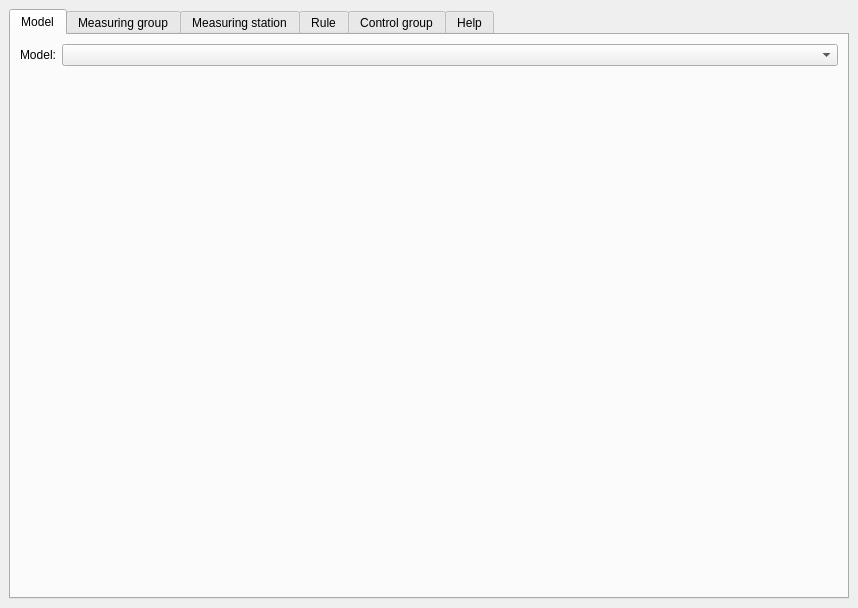
<?xml version="1.0" encoding="UTF-8"?>
<ui version="4.0">
 <class>DockWidget</class>
 <widget class="QDockWidget" name="DockWidget">
  <property name="geometry">
   <rect>
    <x>0</x>
    <y>0</y>
    <width>858</width>
    <height>608</height>
   </rect>
  </property>
  <property name="windowTitle">
   <string>Control structures</string>
  </property>
  <widget class="QWidget" name="dockWidgetContents">
   <layout class="QGridLayout" name="gridLayout">
    <item row="0" column="0">
     <widget class="QTabWidget" name="tabWidget">
      <property name="currentIndex">
       <number>0</number>
      </property>
      <widget class="QWidget" name="tab_model">
       <attribute name="title">
        <string>Model</string>
       </attribute>
       <layout class="QFormLayout" name="formLayout">
        <item row="0" column="0">
         <widget class="QLabel" name="label_input_model">
          <property name="text">
           <string>Model:</string>
          </property>
         </widget>
        </item>
        <item row="0" column="1">
         <widget class="QComboBox" name="combobox_input_model"/>
        </item>
       </layout>
      </widget>
      <widget class="QWidget" name="tab_measuring_group">
       <attribute name="title">
        <string>Measuring group</string>
       </attribute>
       <layout class="QGridLayout" name="gridLayout_2">
        <item row="0" column="0">
         <widget class="QPushButton" name="pushbutton_input_measuring_group_new">
          <property name="text">
           <string>New</string>
          </property>
         </widget>
        </item>
        <item row="0" column="2">
         <widget class="QLabel" name="label_input_measuring_group_new">
          <property name="text">
           <string>Create a new set of measuring groups.</string>
          </property>
         </widget>
        </item>
        <item row="1" column="0">
         <widget class="QPushButton" name="pushbutton_input_measuring_group_view">
          <property name="text">
           <string>View</string>
          </property>
         </widget>
        </item>
        <item row="1" column="1">
         <widget class="QComboBox" name="combobox_input_measuring_group_view"/>
        </item>
        <item row="1" column="2">
         <widget class="QLabel" name="label_input_measuring_group_view">
          <property name="text">
           <string>View a measuring group from the database.</string>
          </property>
         </widget>
        </item>
        <item row="2" column="0">
         <widget class="QPushButton" name="pushbutton_input_measuring_group_close_all">
          <property name="text">
           <string>Close all</string>
          </property>
         </widget>
        </item>
        <item row="2" column="2">
         <widget class="QLabel" name="label_input_measuring_group_clear">
          <property name="text">
           <string>Close the tabs.</string>
          </property>
         </widget>
        </item>
        <item row="3" column="0" colspan="3">
         <widget class="QTabWidget" name="tab_measuring_group_view_2">
          <property name="autoFillBackground">
           <bool>false</bool>
          </property>
          <property name="currentIndex">
           <number>-1</number>
          </property>
          <property name="tabsClosable">
           <bool>true</bool>
          </property>
          <property name="movable">
           <bool>true</bool>
          </property>
         </widget>
        </item>
        <item row="4" column="0">
         <widget class="QPushButton" name="pushbutton_input_measuring_group_delete">
          <property name="text">
           <string>Delete</string>
          </property>
         </widget>
        </item>
        <item row="4" column="1">
         <widget class="QComboBox" name="combobox_input_measuring_group_delete"/>
        </item>
        <item row="4" column="2">
         <widget class="QLabel" name="label_input_measuring_group_delete">
          <property name="text">
           <string>Delete a measuring group from the database.</string>
          </property>
         </widget>
        </item>
       </layout>
      </widget>
      <widget class="QWidget" name="tab_measuring_station">
       <attribute name="title">
        <string>Measuring station</string>
       </attribute>
       <layout class="QGridLayout" name="gridLayout_3">
        <item row="0" column="0">
         <widget class="QPushButton" name="pushbutton_input_measuring_point_view_all">
          <property name="text">
           <string>View all</string>
          </property>
         </widget>
        </item>
        <item row="0" column="2">
         <widget class="QLabel" name="label_input_measuring_point_view_all">
          <property name="text">
           <string>View all stations from the database.</string>
          </property>
         </widget>
        </item>
        <item row="1" column="0">
         <widget class="QPushButton" name="pushbutton_input_measuring_point_view">
          <property name="text">
           <string>View</string>
          </property>
         </widget>
        </item>
        <item row="1" column="1">
         <widget class="QComboBox" name="combobox_input_measuring_point_view"/>
        </item>
        <item row="1" column="2">
         <widget class="QLabel" name="label_input_measuring_point_view">
          <property name="text">
           <string>View a station with this id from the database.</string>
          </property>
         </widget>
        </item>
        <item row="2" column="0">
         <widget class="QPushButton" name="pushbutton_input_measuring_point_clear">
          <property name="text">
           <string>Clear all</string>
          </property>
         </widget>
        </item>
        <item row="2" column="2">
         <widget class="QLabel" name="label_input_measuring_point_clear">
          <property name="text">
           <string>Clear the table.</string>
          </property>
         </widget>
        </item>
        <item row="3" column="0" colspan="3">
         <widget class="QTableWidget" name="tablewidget_measuring_point">
          <property name="minimumSize">
           <size>
            <width>0</width>
            <height>0</height>
           </size>
          </property>
          <property name="sizeIncrement">
           <size>
            <width>0</width>
            <height>0</height>
           </size>
          </property>
          <property name="baseSize">
           <size>
            <width>0</width>
            <height>0</height>
           </size>
          </property>
          <property name="editTriggers">
           <set>QAbstractItemView::NoEditTriggers</set>
          </property>
          <column>
           <property name="text">
            <string>id</string>
           </property>
          </column>
          <column>
           <property name="text">
            <string>table</string>
           </property>
          </column>
          <column>
           <property name="text">
            <string>table_id</string>
           </property>
          </column>
         </widget>
        </item>
       </layout>
      </widget>
      <widget class="QWidget" name="tab_rule">
       <attribute name="title">
        <string>Rule</string>
       </attribute>
       <layout class="QGridLayout" name="gridLayout_4">
        <item row="0" column="0">
         <widget class="QPushButton" name="pushbutton_input_rule_new">
          <property name="text">
           <string>New</string>
          </property>
         </widget>
        </item>
        <item row="0" column="1" colspan="2">
         <widget class="QComboBox" name="combobox_input_rule_type_2">
          <item>
           <property name="text">
            <string>table_control</string>
           </property>
          </item>
         </widget>
        </item>
        <item row="0" column="3">
         <widget class="QLabel" name="label_input_rule_new">
          <property name="text">
           <string>Create a new rule.</string>
          </property>
         </widget>
        </item>
        <item row="1" column="0">
         <widget class="QPushButton" name="pushbutton_input_rule_view">
          <property name="text">
           <string>View</string>
          </property>
         </widget>
        </item>
        <item row="1" column="1">
         <widget class="QComboBox" name="combobox_input_rule_type_view">
          <item>
           <property name="text">
            <string>table_control</string>
           </property>
          </item>
         </widget>
        </item>
        <item row="1" column="2">
         <widget class="QComboBox" name="combobox_input_rule_view"/>
        </item>
        <item row="1" column="3">
         <widget class="QLabel" name="label_input_rule_view">
          <property name="text">
           <string>View a table control from the database.</string>
          </property>
         </widget>
        </item>
        <item row="2" column="0">
         <widget class="QPushButton" name="pushbutton_input_rule_close_all">
          <property name="text">
           <string>Close all</string>
          </property>
         </widget>
        </item>
        <item row="2" column="3">
         <widget class="QLabel" name="label_input_rule_clear">
          <property name="text">
           <string>Close the tabs.</string>
          </property>
         </widget>
        </item>
        <item row="3" column="0" colspan="4">
         <widget class="QTabWidget" name="tab_table_control_view">
          <property name="autoFillBackground">
           <bool>false</bool>
          </property>
          <property name="currentIndex">
           <number>-1</number>
          </property>
          <property name="tabsClosable">
           <bool>true</bool>
          </property>
          <property name="movable">
           <bool>true</bool>
          </property>
         </widget>
        </item>
        <item row="4" column="0">
         <widget class="QPushButton" name="pushbutton_input_rule_delete">
          <property name="text">
           <string>Delete</string>
          </property>
         </widget>
        </item>
        <item row="4" column="1">
         <widget class="QComboBox" name="combobox_input_rule_type_delete">
          <item>
           <property name="text">
            <string>table_control</string>
           </property>
          </item>
         </widget>
        </item>
        <item row="4" column="2">
         <widget class="QComboBox" name="combobox_input_rule_delete"/>
        </item>
        <item row="4" column="3">
         <widget class="QLabel" name="label_input_rule_delete">
          <property name="text">
           <string>Delete a rule from the database.</string>
          </property>
         </widget>
        </item>
       </layout>
       <zorder>tab_table_control_view</zorder>
       <zorder>pushbutton_input_rule_new</zorder>
       <zorder>combobox_input_rule_type_2</zorder>
       <zorder>label_input_rule_new</zorder>
       <zorder>pushbutton_input_rule_view</zorder>
       <zorder>label_input_rule_view</zorder>
       <zorder>pushbutton_input_rule_close_all</zorder>
       <zorder>label_input_rule_clear</zorder>
       <zorder>combobox_input_rule_type_view</zorder>
       <zorder>combobox_input_rule_view</zorder>
       <zorder>pushbutton_input_rule_delete</zorder>
       <zorder>combobox_input_rule_delete</zorder>
       <zorder>combobox_input_rule_type_delete</zorder>
       <zorder>label_input_rule_delete</zorder>
      </widget>
      <widget class="QWidget" name="tab_control">
       <attribute name="title">
        <string>Control group</string>
       </attribute>
       <layout class="QGridLayout" name="gridLayout_5">
        <item row="0" column="0">
         <widget class="QPushButton" name="pushbutton_input_control_new">
          <property name="text">
           <string>New</string>
          </property>
         </widget>
        </item>
        <item row="0" column="2">
         <widget class="QLabel" name="label_input_control_new">
          <property name="text">
           <string>Create a new control group.</string>
          </property>
         </widget>
        </item>
        <item row="1" column="0">
         <widget class="QPushButton" name="pusbutton_input_control_view">
          <property name="text">
           <string>View</string>
          </property>
         </widget>
        </item>
        <item row="1" column="1">
         <widget class="QComboBox" name="combobox_input_control_view"/>
        </item>
        <item row="1" column="2">
         <widget class="QLabel" name="label_input_control_view">
          <property name="text">
           <string>View a control group from the database.</string>
          </property>
         </widget>
        </item>
        <item row="2" column="0">
         <widget class="QPushButton" name="pushbutton_control_close_all">
          <property name="text">
           <string>Close all</string>
          </property>
         </widget>
        </item>
        <item row="2" column="2">
         <widget class="QLabel" name="label_input_control_clear">
          <property name="text">
           <string>Close the tabs.</string>
          </property>
         </widget>
        </item>
        <item row="3" column="0" colspan="3">
         <widget class="QTabWidget" name="tab_control_view">
          <property name="autoFillBackground">
           <bool>false</bool>
          </property>
          <property name="currentIndex">
           <number>-1</number>
          </property>
          <property name="tabsClosable">
           <bool>true</bool>
          </property>
          <property name="movable">
           <bool>true</bool>
          </property>
         </widget>
        </item>
        <item row="4" column="0">
         <widget class="QPushButton" name="pushbutton_control_delete">
          <property name="text">
           <string>Delete</string>
          </property>
         </widget>
        </item>
        <item row="4" column="1">
         <widget class="QComboBox" name="combobox_input_control_delete"/>
        </item>
        <item row="4" column="2">
         <widget class="QLabel" name="label_input_control_group_delete">
          <property name="text">
           <string>Delete a control group from the database.</string>
          </property>
         </widget>
        </item>
       </layout>
       <zorder>tab_control_view</zorder>
       <zorder>pushbutton_input_control_new</zorder>
       <zorder>pusbutton_input_control_view</zorder>
       <zorder>label_input_control_new</zorder>
       <zorder>combobox_input_control_view</zorder>
       <zorder>label_input_control_view</zorder>
       <zorder>pushbutton_control_close_all</zorder>
       <zorder>label_input_control_clear</zorder>
       <zorder>pushbutton_control_delete</zorder>
       <zorder>combobox_input_control_delete</zorder>
       <zorder>label_input_control_group_delete</zorder>
      </widget>
      <widget class="QWidget" name="tab_help">
       <attribute name="title">
        <string>Help</string>
       </attribute>
       <layout class="QGridLayout" name="gridLayout_6">
        <item row="0" column="0">
         <widget class="QGroupBox" name="groupbox_help_model">
          <property name="title">
           <string>Model</string>
          </property>
          <widget class="QTextEdit" name="textedit_help_model">
           <property name="geometry">
            <rect>
             <x>10</x>
             <y>30</y>
             <width>751</width>
             <height>61</height>
            </rect>
           </property>
           <property name="readOnly">
            <bool>true</bool>
           </property>
           <property name="html">
            <string>&lt;!DOCTYPE HTML PUBLIC &quot;-//W3C//DTD HTML 4.0//EN&quot; &quot;http://www.w3.org/TR/REC-html40/strict.dtd&quot;&gt;
&lt;html&gt;&lt;head&gt;&lt;meta name=&quot;qrichtext&quot; content=&quot;1&quot; /&gt;&lt;style type=&quot;text/css&quot;&gt;
p, li { white-space: pre-wrap; }
&lt;/style&gt;&lt;/head&gt;&lt;body style=&quot; font-family:'Ubuntu'; font-size:11pt; font-weight:400; font-style:normal;&quot;&gt;
&lt;p style=&quot; margin-top:0px; margin-bottom:0px; margin-left:0px; margin-right:0px; -qt-block-indent:0; text-indent:0px;&quot;&gt;The model you want to apply the control to. This model can either be a spatialite or a POSTGRES database. All measuring points and structures need to be of the same model.&lt;/p&gt;&lt;/body&gt;&lt;/html&gt;</string>
           </property>
          </widget>
         </widget>
        </item>
        <item row="1" column="0">
         <widget class="QGroupBox" name="groupbox_help_measuring_group">
          <property name="title">
           <string>Measuring group</string>
          </property>
          <widget class="QTextEdit" name="textedit_help_measuring_group">
           <property name="geometry">
            <rect>
             <x>10</x>
             <y>30</y>
             <width>751</width>
             <height>61</height>
            </rect>
           </property>
           <property name="readOnly">
            <bool>true</bool>
           </property>
           <property name="html">
            <string>&lt;!DOCTYPE HTML PUBLIC &quot;-//W3C//DTD HTML 4.0//EN&quot; &quot;http://www.w3.org/TR/REC-html40/strict.dtd&quot;&gt;
&lt;html&gt;&lt;head&gt;&lt;meta name=&quot;qrichtext&quot; content=&quot;1&quot; /&gt;&lt;style type=&quot;text/css&quot;&gt;
p, li { white-space: pre-wrap; }
&lt;/style&gt;&lt;/head&gt;&lt;body style=&quot; font-family:'Ubuntu'; font-size:11pt; font-weight:400; font-style:normal;&quot;&gt;
&lt;p style=&quot; margin-top:0px; margin-bottom:0px; margin-left:0px; margin-right:0px; -qt-block-indent:0; text-indent:0px;&quot;&gt;In a measuring group, you can combine measuring stations and give them weights.&lt;/p&gt;&lt;/body&gt;&lt;/html&gt;</string>
           </property>
          </widget>
         </widget>
        </item>
        <item row="2" column="0">
         <widget class="QGroupBox" name="groupbox_help_measuring_point">
          <property name="title">
           <string>Measuring station</string>
          </property>
          <widget class="QTextEdit" name="textedit_help_measuring_point">
           <property name="geometry">
            <rect>
             <x>10</x>
             <y>30</y>
             <width>751</width>
             <height>61</height>
            </rect>
           </property>
           <property name="readOnly">
            <bool>true</bool>
           </property>
           <property name="html">
            <string>&lt;!DOCTYPE HTML PUBLIC &quot;-//W3C//DTD HTML 4.0//EN&quot; &quot;http://www.w3.org/TR/REC-html40/strict.dtd&quot;&gt;
&lt;html&gt;&lt;head&gt;&lt;meta name=&quot;qrichtext&quot; content=&quot;1&quot; /&gt;&lt;style type=&quot;text/css&quot;&gt;
p, li { white-space: pre-wrap; }
&lt;/style&gt;&lt;/head&gt;&lt;body style=&quot; font-family:'Ubuntu'; font-size:11pt; font-weight:400; font-style:normal;&quot;&gt;
&lt;p style=&quot; margin-top:0px; margin-bottom:0px; margin-left:0px; margin-right:0px; -qt-block-indent:0; text-indent:0px;&quot;&gt;A measuring station you're interested in. This measuring station is a feature from the v2_connection_nodes (point) table.&lt;/p&gt;&lt;/body&gt;&lt;/html&gt;</string>
           </property>
          </widget>
         </widget>
        </item>
        <item row="3" column="0">
         <widget class="QGroupBox" name="groupbox_help_rule">
          <property name="title">
           <string>Rule</string>
          </property>
          <widget class="QTextEdit" name="textedit_help_rule">
           <property name="geometry">
            <rect>
             <x>10</x>
             <y>30</y>
             <width>751</width>
             <height>61</height>
            </rect>
           </property>
           <property name="readOnly">
            <bool>true</bool>
           </property>
           <property name="html">
            <string>&lt;!DOCTYPE HTML PUBLIC &quot;-//W3C//DTD HTML 4.0//EN&quot; &quot;http://www.w3.org/TR/REC-html40/strict.dtd&quot;&gt;
&lt;html&gt;&lt;head&gt;&lt;meta name=&quot;qrichtext&quot; content=&quot;1&quot; /&gt;&lt;style type=&quot;text/css&quot;&gt;
p, li { white-space: pre-wrap; }
&lt;/style&gt;&lt;/head&gt;&lt;body style=&quot; font-family:'Ubuntu'; font-size:11pt; font-weight:400; font-style:normal;&quot;&gt;
&lt;p style=&quot; margin-top:0px; margin-bottom:0px; margin-left:0px; margin-right:0px; -qt-block-indent:0; text-indent:0px;&quot;&gt;The rule you want to apply. Currently, only table control is possible. For table control, the action value of a structure is changed if the value of a measuring point succeeds the measuring value.&lt;/p&gt;&lt;/body&gt;&lt;/html&gt;</string>
           </property>
          </widget>
         </widget>
        </item>
        <item row="4" column="0">
         <widget class="QGroupBox" name="groupbox_help_control">
          <property name="title">
           <string>Control</string>
          </property>
          <widget class="QTextEdit" name="textedit_help_control">
           <property name="geometry">
            <rect>
             <x>10</x>
             <y>30</y>
             <width>751</width>
             <height>61</height>
            </rect>
           </property>
           <property name="readOnly">
            <bool>true</bool>
           </property>
           <property name="html">
            <string>&lt;!DOCTYPE HTML PUBLIC &quot;-//W3C//DTD HTML 4.0//EN&quot; &quot;http://www.w3.org/TR/REC-html40/strict.dtd&quot;&gt;
&lt;html&gt;&lt;head&gt;&lt;meta name=&quot;qrichtext&quot; content=&quot;1&quot; /&gt;&lt;style type=&quot;text/css&quot;&gt;
p, li { white-space: pre-wrap; }
&lt;/style&gt;&lt;/head&gt;&lt;body style=&quot; font-family:'Ubuntu'; font-size:11pt; font-weight:400; font-style:normal;&quot;&gt;
&lt;p style=&quot; margin-top:0px; margin-bottom:0px; margin-left:0px; margin-right:0px; -qt-block-indent:0; text-indent:0px;&quot;&gt;This is the whole control, where measuring station, rule and structure are combined. The structure can be one of the culverts, orifices, pumpstations or weirs of the model.&lt;/p&gt;&lt;/body&gt;&lt;/html&gt;</string>
           </property>
          </widget>
         </widget>
        </item>
       </layout>
      </widget>
     </widget>
    </item>
   </layout>
  </widget>
 </widget>
 <resources/>
 <connections/>
</ui>
